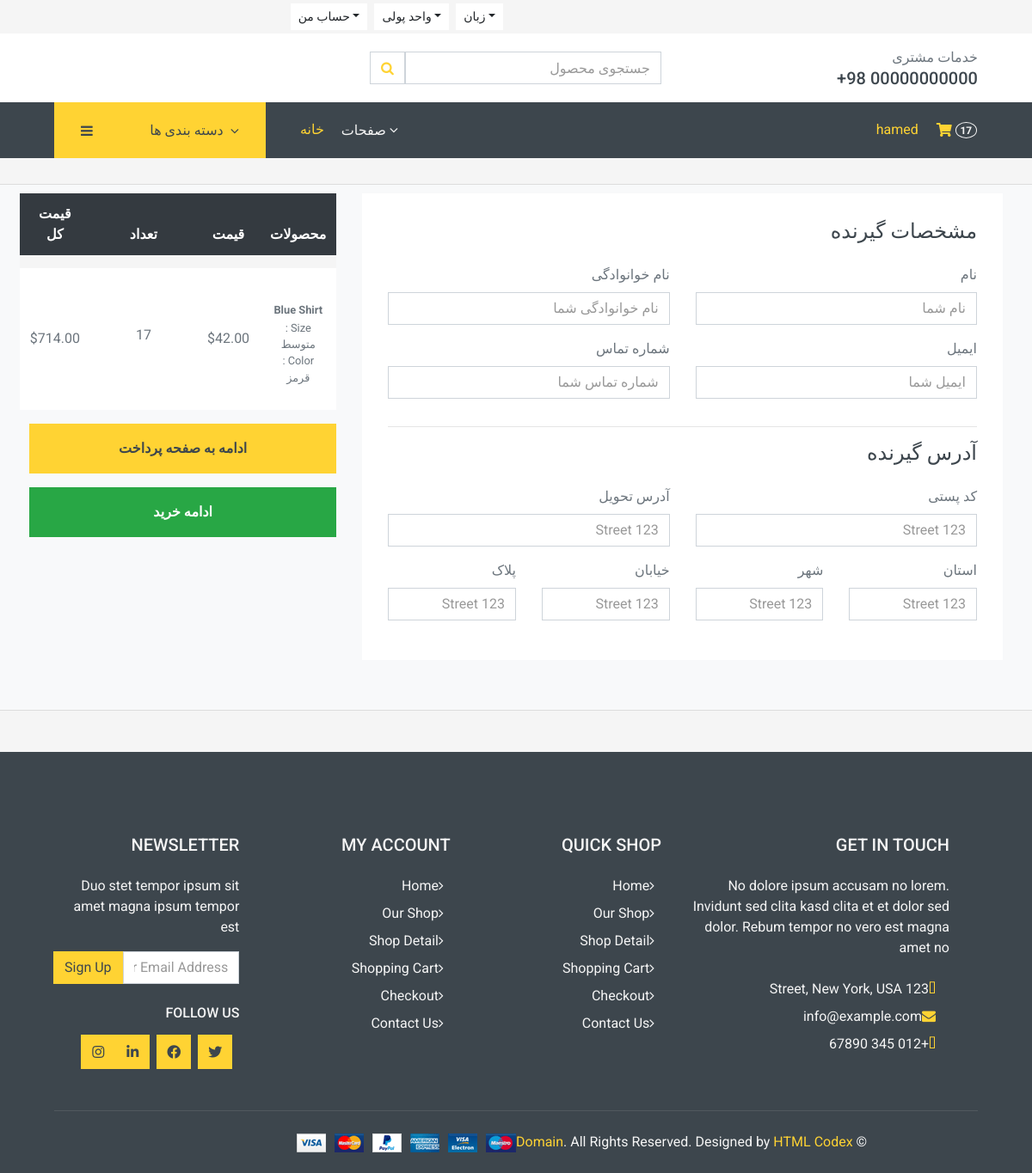
The app's page /cart/checkout/ (signed in) with its own data.
### accounts/models.py (models this page shows, shortened)
class Account(AbstractBaseUser):
    first_name = models.CharField(_("اسم"), max_length=50)
    last_name = models.CharField(_("نام خوانوادگی"), max_length=50)
    username = models.CharField(_("نام کاربری"), max_length=50, unique=True)
    email = models.EmailField(_("ادرس ایمیل"), max_length=254, unique=True)
    phone_number = models.CharField(
        _("شماره تماس"), max_length=50, unique=True, blank=True, null=True)
    objects = MyAccountManager()
    date_joined = models.DateTimeField(
        _("زمان ثبت نام"), auto_now=False, auto_now_add=True)
    last_login = models.DateTimeField(
        _("اخرین ورود"), auto_now=False, auto_now_add=True)
    is_admin = models.BooleanField(
        _("کاربر مورد نظر ادمین است ؟"), default=False)
    is_staff = models.BooleanField(
        _("کاربر مورد نظر کارمند است ؟"), default=False)
    is_active = models.BooleanField(
        _("کاربر مورد نظر فعال است ؟"), default=False)
    is_superadmin = models.BooleanField(
        _("کاربر مورد نظر ادمین اصلی است ؟"), default=False)
    USERNAME_FIELD = 'email'
    REQUIRED_FIELDS = ['username', 'first_name', 'last_name']
    class Meta:
        verbose_name = 'اکانت'
        verbose_name_plural = 'اکانت‌ها'

### carts/models.py (models this page shows, shortened)
class CartItem(models.Model):
    user = models.ForeignKey(
        "accounts.Account", verbose_name=_("کاربر"),
        on_delete=models.CASCADE, null=True)
    product = models.ForeignKey(Product, on_delete=models.CASCADE)
    cart = models.ForeignKey(Cart, on_delete=models.CASCADE, null=True)
    quantity = models.IntegerField()
    is_active = models.BooleanField(default=True)
    variations = models.ManyToManyField(
        Variation, verbose_name=_("واریانت ها"), blank=True)
    def sub_total(self):
        return self.product.price * self.quantity
    class Meta:
        verbose_name = ("کالا سبد خرید")
        verbose_name_plural = ("کالاهای سبد خرید")

### store/models.py (models this page shows, shortened)
class Product(models.Model):
    title = models.CharField(max_length=50, unique=True)
    slug = models.SlugField(max_length=50, unique=True)
    concise = models.TextField(max_length=500, blank=True)
    description = models.TextField(max_length=500, blank=True)
    information = models.TextField(max_length=500, blank=True)
    color = models.CharField(max_length=55, default='سفید')
    size = models.CharField(max_length=55, default='بزرگ')
    price = models.DecimalField(max_digits=10, decimal_places=2)
    image = models.ImageField(upload_to='images/product_images',
                              height_field=None,
                              width_field=None,
                              max_length=None)
    stock = models.IntegerField()
    is_available = models.BooleanField(default=False)
    category = models.ForeignKey(
        Category, verbose_name='دسته بندی', on_delete=models.CASCADE)
    created_date = models.DateField(auto_now=False, auto_now_add=True)
    modified_date = models.DateTimeField(auto_now=True, auto_now_add=False)
    discount = models.DecimalField(max_digits=10, decimal_places=2, default=0)
    def get_url(self):
        return reverse('products_detail', args=[self.category.slug, self.slug])
    class Meta:
        verbose_name = ("محصول")
        verbose_name_plural = ("محصولات")

class Variation(models.Model):
    product = models.ForeignKey(Product, verbose_name=_(
        "محصول"), on_delete=models.CASCADE)
    variation_category = models.CharField(
        _("تنوع دسته بندی"), max_length=120, choices=variation_category_choice)
    variation_value = models.CharField(_("مقدار تنوع"), max_length=120)
    is_active = models.BooleanField(_("فعال است؟"), default=True)
    create_date = models.DateTimeField(
        _("زمان ایجاد"), auto_now=True, auto_now_add=False)
    objects = VariationManager()
    class Meta:
        verbose_name = ("واریانت")
        verbose_name_plural = ("واریانت ها")

### carts/views.py (the view)
# urls.py: path('checkout/', checkout, name='checkout_page')
@login_required(login_url='account:login_page')
def checkout(request,  total=0, quantity=0, cart_items=None):
    try:
        tax = 0
        grand_total = 0
        if request.user.is_authenticated:
            cart_items = CartItem.objects.filter(
                user=request.user, is_active=True)
        else:
            cart = Cart.objects.get(cart_id=_cart_id(request))
            cart_items = CartItem.objects.filter(cart=cart, is_active=True)
        for cart_item in cart_items:
            total += (cart_item.product.price * cart_item.quantity)
            quantity += cart_item.quantity
        tax = (2 * total)/100
        grand_total = total + tax
    except ObjectDoesNotExist:
        cart_items = []  # تعیین مقدار پیش‌فرض برای cart_items
    context = {
        'total': total,
        'quantity': quantity,
        'cart_items': cart_items,
        'tax': tax,
        'grand_total': grand_total,
    }
    return render(request, 'store/checkout.html', context)

### carts/context_processors.py (called while the page is built)
def counter(request):
    cart_count = 0
    if str('admin') is request.path:
        return {}
    else:
        try:
            cart = Cart.objects.filter(cart_id=_cart_id(request))
            if request.user.is_authenticated:
                cart_items = CartItem.objects.all().filter(user=request.user)
            else:
                cart_items = CartItem.objects.all().filter(cart=cart[:1])
            for cart_item in cart_items:
                cart_count += cart_item.quantity
        except Cart.DoesNotExist:
            cart_count = 0
    return dict(cart_count=cart_count)

### carts/views.py (called while the page is built)
def _cart_id(request):
    cart = request.session.session_key
    if not cart:
        cart = request.session.create()
    return cart

### category/context_processors.py (called while the page is built)
def menu_links(request):
    links = Category.objects.all()
    return dict(links=links)

### category/models.py (called while the page is built)
    def get_absolute_url(self):
        return reverse("products_by_category", args=[self.slug])

### templates/store/checkout.html (shortened to what this page needs)
{% extends "base.html" %}
{% load static %}
{% block main %}
    <div class="direction row px-xl-5">
        <form action="{% url 'order:place_order_page' %}" method='POST'>
            <div class="row">
                <div class="col-lg-8">
                    <div class="bg-light p-30 mb-5">
                        <div class="row">
                            <div class="col-md-12 form-group">
                                <h4>مشخصات گیرنده </h4>
                            </div>
                            <div class="col-md-6 form-group">
                                <label>نام</label>
                                <input class="form-control" type="text" name='first_name' placeholder="نام شما" required />
                            </div>
                            <div class="col-md-6 form-group">
                                <label>نام خوانوادگی</label>
                                <input class="form-control" type="text" name='last_name' placeholder="نام خوانوادگی شما" required/>
                            </div>
                            <div class="col-md-6 form-group">
                                <label>ایمیل</label>
                                <input class="form-control" type="email" name='email' placeholder="ایمیل شما" />
                            </div>
                            <div class="col-md-6 form-group">
                                <label>شماره تماس</label>
                                <input class="form-control" type="text" name='phone' placeholder="شماره تماس شما" required/>
                            </div>
                            <div class="col-md-12 form-group">
                                <hr>
                                <h4>آدرس گیرنده </h4>
                            </div>
                            <div class="col-md-6 form-group">
                                <label>کد پستی</label>
                                <input class="form-control" type="text" name='postal_code' placeholder="123 Street" required/>
                            </div>
                            <div class="col-md-6 form-group">
                                <label>آدرس تحویل</label>
                                <input class="form-control" type="text" name='address_line_1' placeholder="123 Street" required/>
                            </div>
                            <div class="col-md-3 form-group">
                                <label>استان</label>
                                <input class="form-control" type="text" name='state' placeholder="123 Street" required/>
                            </div>
                            <div class="col-md-3 form-group">
                                <label>شهر</label>
                                <input class="form-control" type="text" name='city' placeholder="123 Street" required/>
                            </div>
                            <div class="col-md-3 form-group">
                                <label>خیابان</label>
                                <input class="form-control" type="text" name='street' placeholder="123 Street" required/>
                            </div>
                            <div class="col-md-3 form-group">
                                <label>پلاک</label>
                                <input class="form-control" type="text" name='tag' placeholder="123 Street" required/>
                            </div>
                        </div>
                    </div>
                </div>
                <div class="col-lg-4">
                    <table class="table table-light table-borderless table-hover text-center mb-0">
                        <thead class="thead-dark">
                            <tr>
                                <th>محصولات</th>
                                <th>قیمت</th>
                                <th>تعداد</th>
                                <th>قیمت کل</th>
                            </tr>
                        </thead>
                        <tbody class="align-middle">
                            {% for cart_item in cart_items %}
                                <tr>
                                    <td class="align-middle">
                                        <figcaption class='info'>
                                            <a href='{{ cart_item.product.get_url }}' class='text-muted small'>
                                                <strong class="colorful">{{cart_item.product.title}}</strong>
                                            </a>
                                            <p class='text-muted small'>
                                                {% if cart_item.variations.all %}
                                                    {% for item in cart_item.variations.all %}
                                                        {{ item.variation_category | capfirst }} : {{ item.variation_value | capfirst }}<br>
                                                    {% endfor %}
                                                {% endif %}
                                            </p>
                                        </figcaption>
                                    </td>
                                    <td class="align-middle">${{cart_item.product.price}}</td>
                                    <td class="align-middle">
                                        <div class="input-group quantity mx-auto" style="width: 100px;">
                                            <label class="custom-label">{{cart_item.quantity}}</label>
                                        </div>
                                    </td>
                                    <td class="align-middle">${{cart_item.sub_total}}</td>
                                </tr>
                            {% endfor %}
                        </tbody>
                    </table>
                    <button type='submit' class="btn btn-block btn-primary font-weight-bold my-3 py-3">ادامه به صفحه پرداخت</button>
                    <a href="{% url 'store' %}" class="btn btn-block btn-success font-weight-bold my-3 py-3">ادامه خرید</a>
                </div>
            </div>
        </form>
    </div>
{% endblock main %}

### templates/includes/navbar.html (shortened to what this page needs)
<div class="container-fluid">
  <div class="row bg-secondary py-1 px-xl-5">
    <div class="col-lg-6 text-center text-lg-right">
      <div class="d-inline-flex align-items-center">
        <div class="btn-group">
          <button type="button" class="btn btn-sm btn-light dropdown-toggle" data-toggle="dropdown">حساب من</button>
        </div>
        <div class="btn-group mx-2">
          <button type="button" class="btn btn-sm btn-light dropdown-toggle" data-toggle="dropdown">واحد پولی</button>
        </div>
        <div class="btn-group">
          <button type="button" class="btn btn-sm btn-light dropdown-toggle" data-toggle="dropdown">زبان</button>
        </div>
      </div>
    </div>
  </div>
  <div class="row align-items-center bg-light py-3 px-xl-5 d-none d-lg-flex">
    <div class="col-lg-4 col-6 text-left">
      <form action="{% url "search_page" %}" class='search' method='GET'>
        <div class="input-group">
          <input type="text" class="form-control" placeholder="جستجوی محصول" name='keyword' />
          <div class="input-group-append">
            <button type='submit' class="input-group-text bg-transparent text-primary"><i class="fa fa-search" ></i></button>
          </div>
        </div>
      </form>
    </div>
    <div class="col-lg-4 col-6 text-right">
      <p class="m-0">خدمات مشتری</p>
      <h5 class="m-0">+98 00000000000</h5>
    </div>
  </div>
</div>
<div class="container-fluid bg-dark mb-30">
  <div class="row px-xl-5">
    <div class="col-lg-3 d-none d-lg-block">
      <a class="btn d-flex align-items-center justify-content-end bg-primary w-100" data-toggle="collapse" href="#navbar-vertical" style="height: 65px; padding: 0 30px;">
        <i class="fa fa-bars text-dark mr-auto"></i>
        <h6 class="text-dark m-0">دسته بندی ها</h6>
        <i class="fa fa-angle-down text-dark ml-2"></i>
      </a>
    </div>
    <div class="col-lg-9">
      <nav class="navbar navbar-expand-lg bg-dark navbar-dark py-3 py-lg-0 px-0">
        <div class="collapse navbar-collapse justify-content-between" id="navbarCollapse">
          <div class="navbar-nav mr-auto py-0">
            <a href="{% url "home" %}" class="nav-item nav-link active">خانه</a>
            <div class="nav-item dropdown">
              <a href="#" class="nav-link dropdown-toggle" data-toggle="dropdown">صفحات <i class="fa fa-angle-down mt-1"></i></a>
            </div>
          </div>
          <div class="navbar-nav ml-auto py-0 d-none d-lg-block">
            {% if user.is_authenticated %}
            <a href="{% url 'account:logout_page' %}">
                {% if user.get_full_name %}
                    {{ user.get_full_name }}
                {% else %}
                    {{ user.username }}
                {% endif %}
            </a>
            {% else %}
                <a href="{% url 'account:login_page' %}" class="btn px-0 ml-3">
                    <i class="fas fa-sign-in-alt text-primary"></i>
                </a>
            {% endif %}
            <a href="{% url 'cart:cart_page' %}" class="btn px-0 ml-3">
              <i class="fas fa-shopping-cart text-primary"></i>
              <span class="badge text-secondary border border-secondary rounded-circle" style="padding-bottom: 2px;">{{cart_count}}</span>
            </a>
          </div>
        </div>
      </nav>
    </div>
  </div>
</div>

### static/css/own-style.css (style rules this page uses)
body { text-align-last: inherit; }
.navbar-nav { margin-left: initial !important; }

### templates/store/checkout.html (style rules this page uses)
.direction { direction: rtl; text-align: right; background-color: #f8f9fa; border: 1px solid #ddd; padding: 10px; border-radius: 5px; }
.custom-label { text-align: left; display: block; margin-left: auto; margin-right: auto; width: fit-content; }
.form-control { width: 100%; }

### records on screen
Account: username "hamed"
CartItem: product "Blue Shirt", product.price "42.00", quantity "17", sub_total "714.00"
Variation: variation_category "Size", variation_value "متوسط"
Variation: variation_value "قرمز"

### other values on screen
{{ cart_count }} "17"
